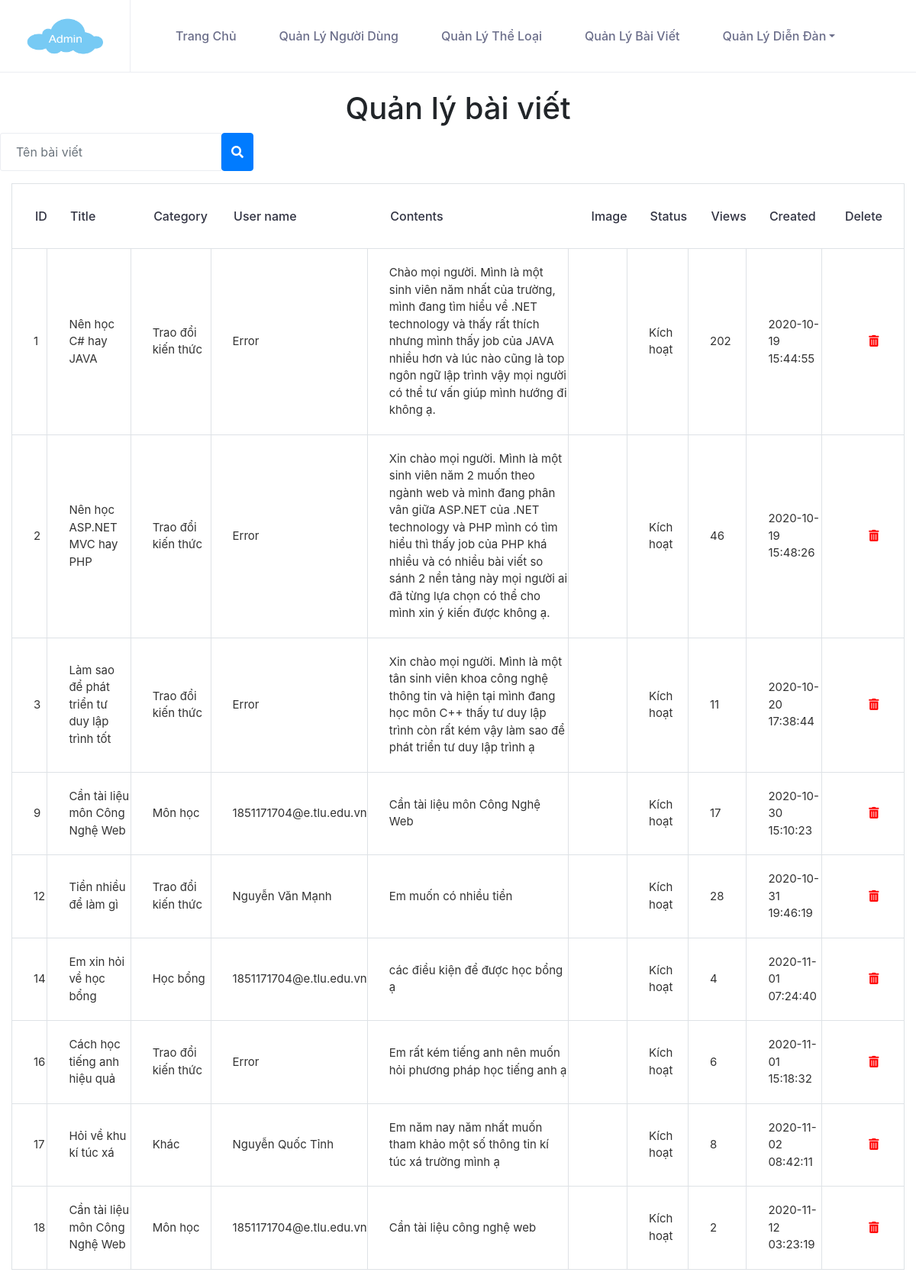
The page /cse485-website-project/Admin/posts-question-index.php (signed in) on the database as committed earlier.
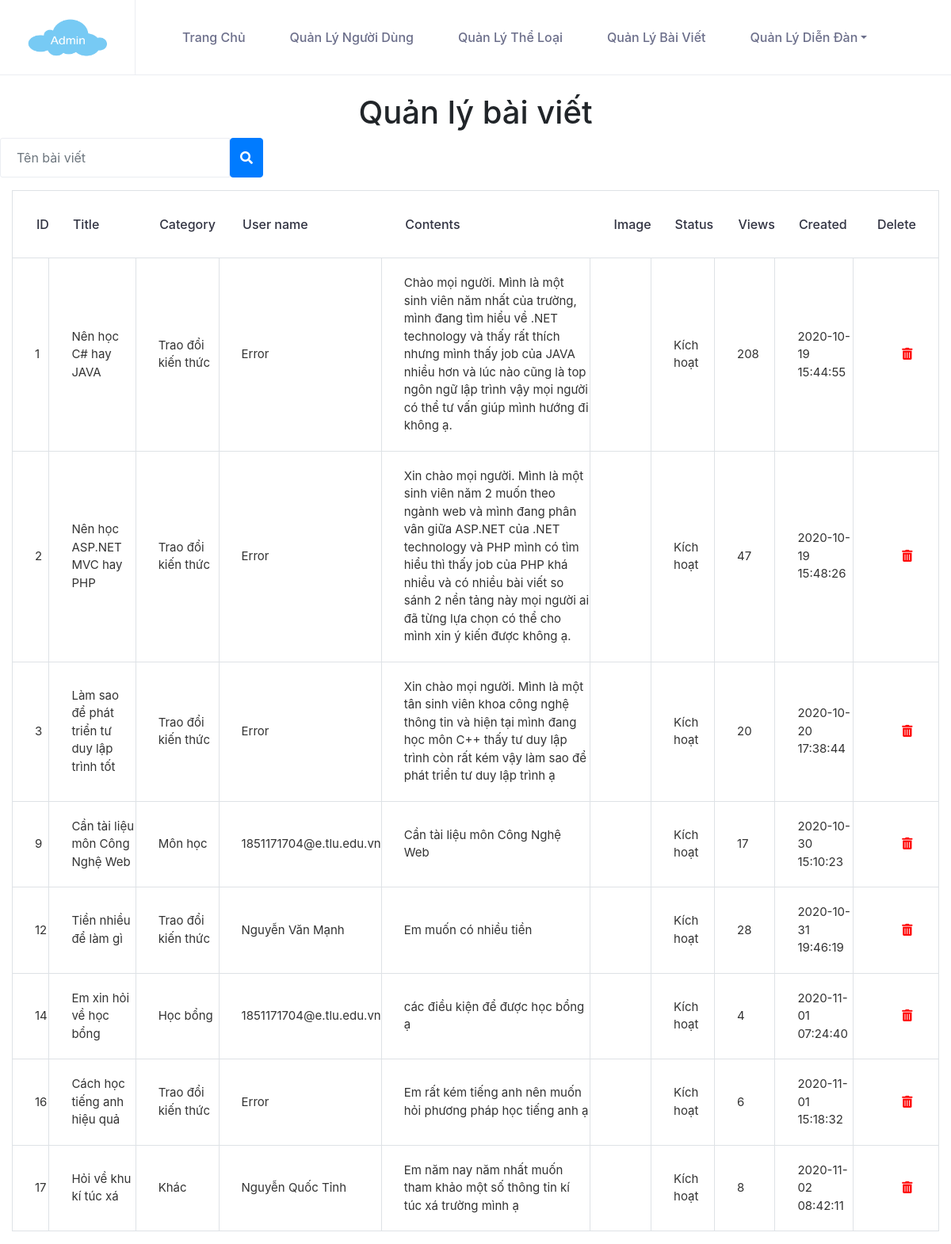
The same page on the database as committed later.
### tables this page shows
CREATE TABLE `questions` (
  `ID` int(10) NOT NULL,
  `Title` varchar(255) NOT NULL,
  `Contents` text NOT NULL,
  `Image` text NOT NULL,
  `Views` int(11) NOT NULL DEFAULT 0,
  `CategoryID_question` int(10) NOT NULL,
  `UserName` varchar(50) NOT NULL,
  `Status` tinyint(1) NOT NULL DEFAULT 1,
  `Created` timestamp NOT NULL DEFAULT current_timestamp(),
  `Updated` datetime DEFAULT NULL
);

CREATE TABLE `categoris_questions` (
  `ID` int(10) NOT NULL,
  `CategoryName` varchar(255) NOT NULL,
  `Created` timestamp NOT NULL DEFAULT current_timestamp(),
  `Updated` datetime DEFAULT NULL
);

### cse485-website-project/Admin/posts-question-index-process.php (the view, shortened to what this page needs)
<?php
    $nameSearch = $_GET['searchString'];
    if (isset($nameSearch) && !empty($nameSearch))
    {
        $sql = "select * from questions where Title like '$nameSearch'";
    }
    else
    {
        $sql = "select * from questions";
    }
    mysqli_set_charset($conn,"UTF8");
    $result = mysqli_query($conn,$sql);
    while($row = mysqli_fetch_assoc($result))
    {?>
        <tr>
            <td><?php echo $row['ID'] ?></td>
            <td><?php echo $row['Title'] ?></td>
            <td>
            <?php
                $sqlCategory = "SELECT CategoryName FROM questions,categoris_questions where categoris_questions.ID =".$row['CategoryID_question'];
                mysqli_set_charset($conn, "UTF8");
                $resultCategory = mysqli_query($conn, $sqlCategory);
                $rowCategory = mysqli_fetch_array($resultCategory);
                echo $rowCategory['CategoryName'] ?></td>
            <td><?php echo $row['UserName'] ?></td>
            <td><?php echo $row['Contents'] ?></td>
            <td></td>
            <td>
                <?php
                    if($row['Status'] == '1') { echo "Kích hoạt";}
                ?>
            </td>
            <td><?php echo $row['Views'] ?></td>
            <td><?php echo $row['Created'] ?></td>
            <td class="text-center"><a class="fas fa-trash-alt" style="color:red;" onClick="deletePost(<?php echo $row['ID']; ?>)"></a></td>
            </tr>
    <?php
    }
?>

Rows that differ between the two databases and show on the page:
removed questions: ID "18", Title "Cần tài liệu môn Công Nghệ Web", categoris_questions.CategoryName "Môn học", UserName "1851171704@e.tlu.edu.vn", Contents "Cần tài liệu công nghệ web", Status "Kích hoạt", Views "2", Created "2020-11-12 03:23:19"
changed questions "Nên học C# hay JAVA": Views "202" → "208"
changed questions "Nên học ASP.NET MVC hay PHP": Views "46" → "47"
changed questions "Làm sao để phát triển tư duy lập trình tốt": Views "11" → "20"
